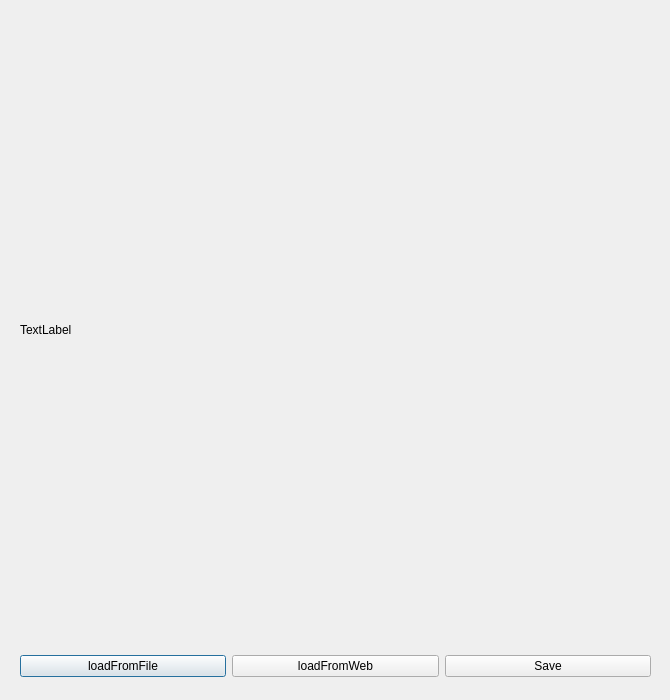
<?xml version="1.0" encoding="UTF-8"?>
<ui version="4.0">
 <class>Dialog</class>
 <widget class="QDialog" name="Dialog">
  <property name="geometry">
   <rect>
    <x>0</x>
    <y>0</y>
    <width>670</width>
    <height>700</height>
   </rect>
  </property>
  <property name="windowTitle">
   <string>Dialog</string>
  </property>
  <widget class="QLabel" name="lbl_picture">
   <property name="geometry">
    <rect>
     <x>20</x>
     <y>30</y>
     <width>600</width>
     <height>600</height>
    </rect>
   </property>
   <property name="text">
    <string>TextLabel</string>
   </property>
  </widget>
  <widget class="QWidget" name="layoutWidget">
   <property name="geometry">
    <rect>
     <x>20</x>
     <y>650</y>
     <width>631</width>
     <height>32</height>
    </rect>
   </property>
   <layout class="QHBoxLayout" name="horizontalLayout">
    <item>
     <widget class="QPushButton" name="btn_loadFromFile">
      <property name="text">
       <string>loadFromFile</string>
      </property>
     </widget>
    </item>
    <item>
     <widget class="QPushButton" name="btn_loadFromWeb">
      <property name="text">
       <string>loadFromWeb</string>
      </property>
     </widget>
    </item>
    <item>
     <widget class="QPushButton" name="btn_savePicture">
      <property name="text">
       <string>Save</string>
      </property>
     </widget>
    </item>
   </layout>
  </widget>
 </widget>
 <resources/>
 <connections/>
</ui>
